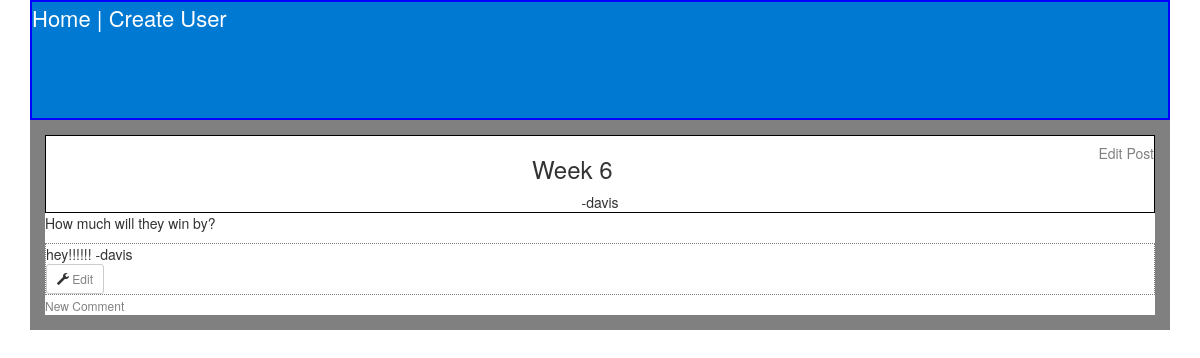
Screenshot of /posts/8/ with the database file from the repository.
### app/models.py (models this page shows, shortened)
class Post(models.Model):
    title = models.CharField(max_length = 40)
    description =  models.CharField(max_length = 255)
    body = models.TextField()
    url = models.URLField(max_length = 250, null=True, blank=True)
    creation_time = models.DateTimeField(auto_now_add=True)
    modification_time = models.DateTimeField(auto_now=True)
    subreddit = models.ForeignKey(Subreddit)
    user = models.ForeignKey(User)
    @property
    def is_hot(self):
        first = self.creation_time
        second = (timezone.now() - timedelta(hours=3))
        com = Comment.objects.filter(post=self).filter(created_time__gt = (datetime.now() - timedelta(hours=3)))
        if com.count() > 3:
            return True
        else:
            return False
    def __str__(self):
        return self.title

class Comment(models.Model):
    text = models.TextField()
    user = models.ForeignKey(User)
    post = models.ForeignKey(Post)
    created_time = models.DateTimeField(auto_now_add=True)
    modified_time = models.DateTimeField(auto_now=True)

### app/views.py (the view)
# urls.py: url(r'^posts/(?P<pk>\d+)/$', CommentListView.as_view(), name="comment_list_view"),
class CommentListView(ListView):
    model = Comment
    def get_context_data(self):
        context = super().get_context_data()
        context["post"] = Post.objects.get(id=self.kwargs['pk'])
        return context
    def get_queryset(self):
        return Comment.objects.filter(post = self.kwargs['pk'])

### templates/app/comment_list.html (shortened to what this page needs)
{% extends 'base.html'%}
{% block content%}
<div class="title">
<h5><a href="{% url 'post_update_view' post.id %}">Edit Post</a></h5>
<h3>{{post}}</h3>  -{{ post.user }}</div>
<div class="post">
{{post.body}}</div>
<div class="comment_section">
{% for com in object_list%}
<div class="comment">
  {{com.text}} -{{com.user}} <br>
<button type="button" class="btn btn-default btn-sm">
  <span class="glyphicon glyphicon-wrench" aria-hidden="true"></span> <a href="{% url 'comment_update_view' com.id%}">Edit</a>
</button>
</div>
{% endfor %}
<a href="{% url 'comment_create_view' post.id %}">New Comment</a>
</div>
{% endblock %}

### app/static/css/theme.css (style rules this page uses)
.container a:link { color: grey; font-size: 20px; }
.title { text-align: center; border: solid 1px black; }
.title a:link { float: right ; font-size: 14px; }
.comment_section a:link { font-size: 12px; }
.comment { border: dotted 1px grey; }

### rows the page displays
Post: title "Week 6", user "davis", body "How much will they win by?"
Comment: text "hey!!!!!!", user "davis"
